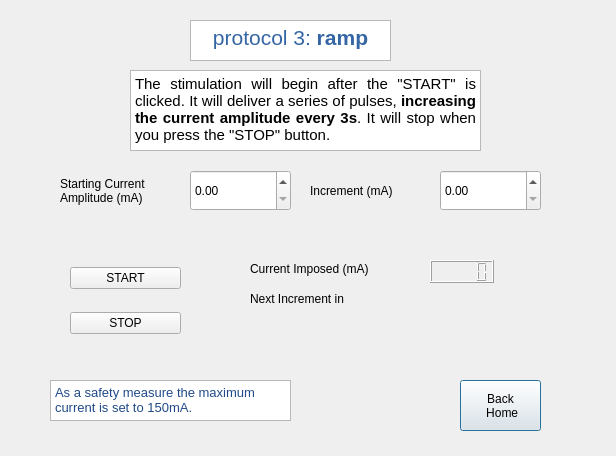
<?xml version="1.0" encoding="UTF-8"?>
<ui version="4.0">
 <class>Protocol3</class>
 <widget class="QDialog" name="Protocol3">
  <property name="geometry">
   <rect>
    <x>0</x>
    <y>0</y>
    <width>616</width>
    <height>456</height>
   </rect>
  </property>
  <property name="windowTitle">
   <string>Dialog</string>
  </property>
  <widget class="QTextBrowser" name="Text_Description">
   <property name="geometry">
    <rect>
     <x>130</x>
     <y>70</y>
     <width>351</width>
     <height>81</height>
    </rect>
   </property>
   <property name="html">
    <string>&lt;!DOCTYPE HTML PUBLIC &quot;-//W3C//DTD HTML 4.0//EN&quot; &quot;http://www.w3.org/TR/REC-html40/strict.dtd&quot;&gt;
&lt;html&gt;&lt;head&gt;&lt;meta name=&quot;qrichtext&quot; content=&quot;1&quot; /&gt;&lt;style type=&quot;text/css&quot;&gt;
p, li { white-space: pre-wrap; }
&lt;/style&gt;&lt;/head&gt;&lt;body style=&quot; font-family:'Ubuntu'; font-size:11pt; font-weight:400; font-style:normal;&quot;&gt;
&lt;p align=&quot;justify&quot; style=&quot; margin-top:0px; margin-bottom:0px; margin-left:0px; margin-right:0px; -qt-block-indent:0; text-indent:0px;&quot;&gt;The stimulation will begin after the &amp;quot;START&amp;quot; is clicked. It will deliver a series of pulses, &lt;span style=&quot; font-weight:600;&quot;&gt;increasing the current amplitude every 3s&lt;/span&gt;. It will stop when you press the &amp;quot;STOP&amp;quot; button.&lt;/p&gt;&lt;/body&gt;&lt;/html&gt;</string>
   </property>
  </widget>
  <widget class="QTextBrowser" name="Text_Title">
   <property name="geometry">
    <rect>
     <x>190</x>
     <y>20</y>
     <width>201</width>
     <height>41</height>
    </rect>
   </property>
   <property name="html">
    <string>&lt;!DOCTYPE HTML PUBLIC &quot;-//W3C//DTD HTML 4.0//EN&quot; &quot;http://www.w3.org/TR/REC-html40/strict.dtd&quot;&gt;
&lt;html&gt;&lt;head&gt;&lt;meta name=&quot;qrichtext&quot; content=&quot;1&quot; /&gt;&lt;style type=&quot;text/css&quot;&gt;
p, li { white-space: pre-wrap; }
&lt;/style&gt;&lt;/head&gt;&lt;body style=&quot; font-family:'Ubuntu'; font-size:11pt; font-weight:400; font-style:normal;&quot;&gt;
&lt;p align=&quot;center&quot; style=&quot; margin-top:0px; margin-bottom:0px; margin-left:0px; margin-right:0px; -qt-block-indent:0; text-indent:0px;&quot;&gt;&lt;span style=&quot; font-size:16pt; color:#3465a4;&quot;&gt;protocol 3:&lt;/span&gt;&lt;span style=&quot; font-size:16pt; font-weight:600; color:#3465a4;&quot;&gt; ramp&lt;/span&gt;&lt;/p&gt;&lt;/body&gt;&lt;/html&gt;</string>
   </property>
  </widget>
  <widget class="QDoubleSpinBox" name="SpinBox_CurrentAmplitude">
   <property name="geometry">
    <rect>
     <x>190</x>
     <y>170</y>
     <width>101</width>
     <height>41</height>
    </rect>
   </property>
  </widget>
  <widget class="QPushButton" name="Button_Home">
   <property name="geometry">
    <rect>
     <x>460</x>
     <y>380</y>
     <width>81</width>
     <height>51</height>
    </rect>
   </property>
   <property name="text">
    <string>Back 
 Home</string>
   </property>
  </widget>
  <widget class="QWidget" name="layoutWidget">
   <property name="geometry">
    <rect>
     <x>70</x>
     <y>250</y>
     <width>111</width>
     <height>101</height>
    </rect>
   </property>
   <layout class="QVBoxLayout" name="verticalLayout_2">
    <item>
     <widget class="QPushButton" name="Button_Start_2">
      <property name="text">
       <string>START</string>
      </property>
     </widget>
    </item>
    <item>
     <widget class="QPushButton" name="Button_Stop_2">
      <property name="text">
       <string>STOP</string>
      </property>
     </widget>
    </item>
   </layout>
  </widget>
  <widget class="QLabel" name="Label_CurrentAmplitude">
   <property name="geometry">
    <rect>
     <x>60</x>
     <y>170</y>
     <width>121</width>
     <height>41</height>
    </rect>
   </property>
   <property name="text">
    <string>Starting Current 
Amplitude (mA)</string>
   </property>
  </widget>
  <widget class="QTextBrowser" name="Text_Note">
   <property name="geometry">
    <rect>
     <x>50</x>
     <y>380</y>
     <width>241</width>
     <height>41</height>
    </rect>
   </property>
   <property name="html">
    <string>&lt;!DOCTYPE HTML PUBLIC &quot;-//W3C//DTD HTML 4.0//EN&quot; &quot;http://www.w3.org/TR/REC-html40/strict.dtd&quot;&gt;
&lt;html&gt;&lt;head&gt;&lt;meta name=&quot;qrichtext&quot; content=&quot;1&quot; /&gt;&lt;style type=&quot;text/css&quot;&gt;
p, li { white-space: pre-wrap; }
&lt;/style&gt;&lt;/head&gt;&lt;body style=&quot; font-family:'Ubuntu'; font-size:11pt; font-weight:400; font-style:normal;&quot;&gt;
&lt;p style=&quot; margin-top:0px; margin-bottom:0px; margin-left:0px; margin-right:0px; -qt-block-indent:0; text-indent:0px;&quot;&gt;&lt;span style=&quot; font-size:10pt; color:#204a87;&quot;&gt;As a safety measure the maximum current is set to 150mA.&lt;/span&gt;&lt;/p&gt;&lt;/body&gt;&lt;/html&gt;</string>
   </property>
  </widget>
  <widget class="QDoubleSpinBox" name="SpinBox_CurrentIncrement">
   <property name="geometry">
    <rect>
     <x>440</x>
     <y>170</y>
     <width>101</width>
     <height>41</height>
    </rect>
   </property>
  </widget>
  <widget class="QLabel" name="Label_CurrentIncrement">
   <property name="geometry">
    <rect>
     <x>310</x>
     <y>170</y>
     <width>121</width>
     <height>41</height>
    </rect>
   </property>
   <property name="text">
    <string>Increment (mA)</string>
   </property>
  </widget>
  <widget class="QLabel" name="label_currentImposed">
   <property name="geometry">
    <rect>
     <x>250</x>
     <y>260</y>
     <width>161</width>
     <height>17</height>
    </rect>
   </property>
   <property name="text">
    <string>Current Imposed (mA)</string>
   </property>
  </widget>
  <widget class="QLabel" name="label_timeIncrement">
   <property name="geometry">
    <rect>
     <x>250</x>
     <y>290</y>
     <width>161</width>
     <height>17</height>
    </rect>
   </property>
   <property name="text">
    <string>Next Increment in</string>
   </property>
  </widget>
  <widget class="QLCDNumber" name="lcd_currentImposed">
   <property name="geometry">
    <rect>
     <x>430</x>
     <y>260</y>
     <width>64</width>
     <height>23</height>
    </rect>
   </property>
  </widget>
 </widget>
 <resources/>
 <connections/>
</ui>
